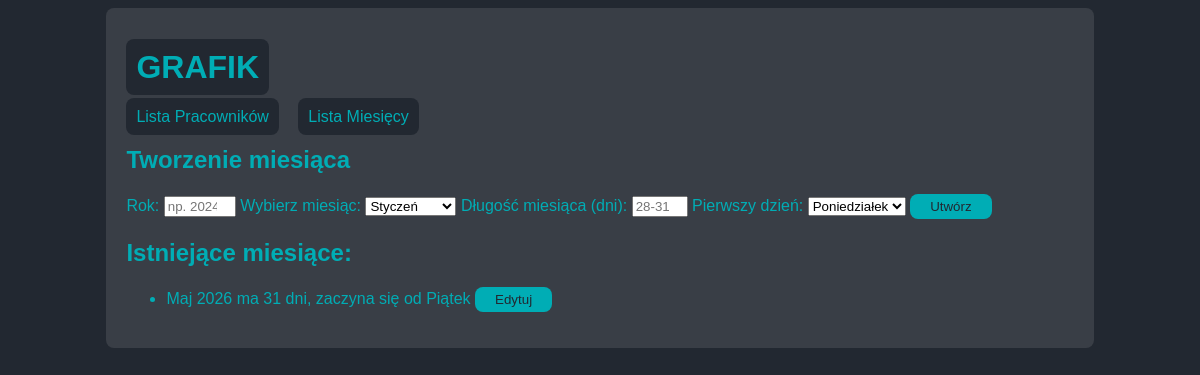
The page /add_month on the database its author committed.
### tables this page shows
CREATE TABLE months (
    id INTEGER PRIMARY KEY AUTOINCREMENT,
    name TEXT NOT NULL,
    length INTEGER NOT NULL,
    weekday_start TEXT NOT NULL,
    year INTEGER NOT NULL
);

### app.py (the view, shortened to what this page needs)
@app.route("/add_month", methods=["GET", "POST"])
def add_month():
    db = get_db()
    cursor = db.cursor() # Use a cursor so we can get the lastrowid
    if request.method == "GET":
        months = db.execute("SELECT * FROM months").fetchall()
    return render_template("add_month.html", months=months)

### app.py (called while the page is built)
def get_db():
    if "db" not in g:
        conn = sqlite3.connect(DATABASE)
        conn.row_factory = sqlite3.Row
        conn.execute("PRAGMA foreign_keys = ON;")
        g.db = conn
    return g.db

### templates/add_month.html (shortened to what this page needs)
{% extends "index.html" %}
    {% block content %}
    <h2>Tworzenie miesiąca</h2>
    <form method="post" action="{{ url_for('add_month') }}">
        <label for="year">Rok:</label>
        <input type="number" name="year" id="year" min="1900" max="2100" required placeholder="np. 2024">
        <label for="month">Wybierz miesiąc:</label>
        <select name="month" id="month">
            {% for month in ['Styczeń', 'Luty', 'Marzec', 'Kwiecień', 'Maj', 'Czerwiec', 'Lipiec', 'Sierpień', 'Wrzesień', 'Październik', 'Listopad', 'Grudzień'] %}
                <option value="{{ month }}" required>{{ month }}</option>
            {% endfor %}
        </select>
        <label for="month_length">Długość miesiąca (dni):   </label>
        <input type="number" name="month_length" id="month_length" min="28" max="31" required placeholder="28-31">
        <label for="first_day">Pierwszy dzień:</label>
        <select name="first_day" id="first_day">
            {% for day in ['Poniedziałek', 'Wtorek', 'Środa', 'Czwartek', 'Piątek', 'Sobota', 'Niedziela'] %}
                <option value="{{ day }}" required>{{ day }}</option>
            {% endfor %}
        </select>
        <button type="submit">Utwórz</button>
    </form>
        <h2>Istniejące miesiące:</h2>
        {% if months|length == 0 %}
            <p>Brak utworzonych miesięcy.</p>
        {% else %}
            <ul>
                {% for month in months %}
                <form method="get" action="{{ url_for('month_availability', month_id=month['id']) }}">
                    <li>{{ month['name'] }} {{ month['year'] }} ma {{ month['length'] }} dni, zaczyna się od {{ month['weekday_start'] }} <button type="submit" >Edytuj</button></li>
                </form>
                {% endfor %}
            </ul>
        {% endif %}
    {% endblock %}

### static/CSS/style.css (style rules this page uses)
:root { --body_color: #222831; --main_color: #393E46; --text_color: #00ADB5; }
body { background-color: var(--body_color, value); color: var(--text_color, value); font-family: Arial, sans-serif; }
button { background-color: var(--text_color); color: var(--body_color); border: none; padding: 5px 20px; border-radius: 8px; cursor: pointer; }

### rows shown on the page
months: name "Maj", year "2026", length "31", weekday_start "Piątek"

### other values the page prints
form field month "Styczeń"
form field first_day "Poniedziałek"
